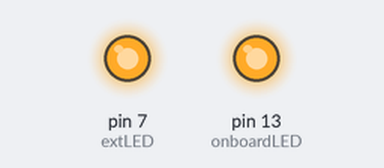
Simulated run of this program. Board: Arduino Nano, built with avr-gcc and run on an emulated ATmega328P. Shown: output pins drawn as LEDs (lit = HIGH).

Above: at 0.02 s.
At 1.12 s:
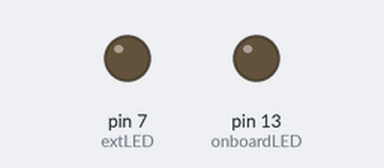
At 2.77 s:
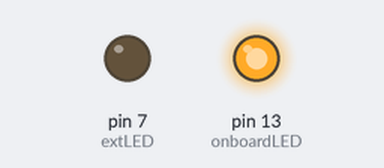
Timing chart, 0 to 3.1 s (numbered marks = the images above):
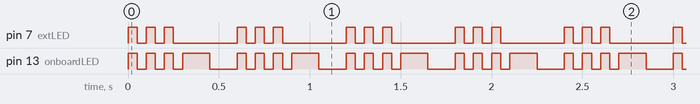

The program:

main.cpp
```cpp
#include <Arduino.h>

int extLED = 7;
int onboardLED = 13;

void setup()  {
pinMode(extLED, OUTPUT);                // pin to drive gate on the MOSFET
pinMode(onboardLED, OUTPUT);            // on board LED pin for reference
              }

void loop()
{
    for(int i = 0; i < 3; i++ )
    {
    digitalWrite(extLED, HIGH);         // turn on LED bars
    digitalWrite(onboardLED, HIGH);     // turn on on board LED
    delay(50);                          // wait 50ms
    digitalWrite(extLED, LOW);          // turn off LED bars
    digitalWrite(onboardLED, LOW);      // turn off on board LED
    delay(50);                          // wait 50ms
    }
    digitalWrite(onboardLED, HIGH);
    delay(150);
    digitalWrite(onboardLED, LOW);
    delay(150);
}
```

Measured:
- by itself, pin 7 (extLED): repeats every 0.60 s: 2 × (LOW 0.05 s, HIGH 0.05 s), LOW 0.35 s, HIGH 0.05 s
- by itself, pin 13 (onboardLED): repeats every 0.60 s: 2 × (LOW 0.05 s, HIGH 0.05 s), LOW 0.05 s, HIGH 0.15 s, LOW 0.15 s, HIGH 0.05 s
